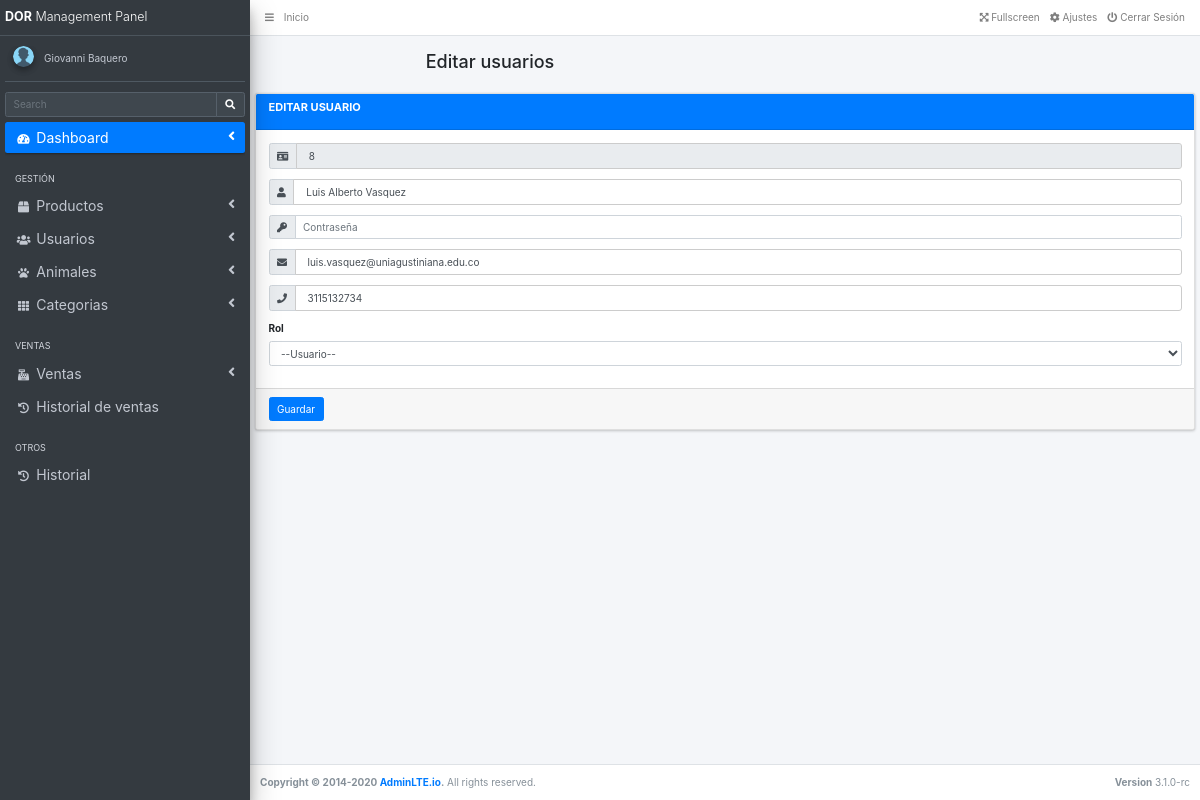
The app's page /Administracion/editar.php?editar=usuarios&id=8 (signed in), older data.
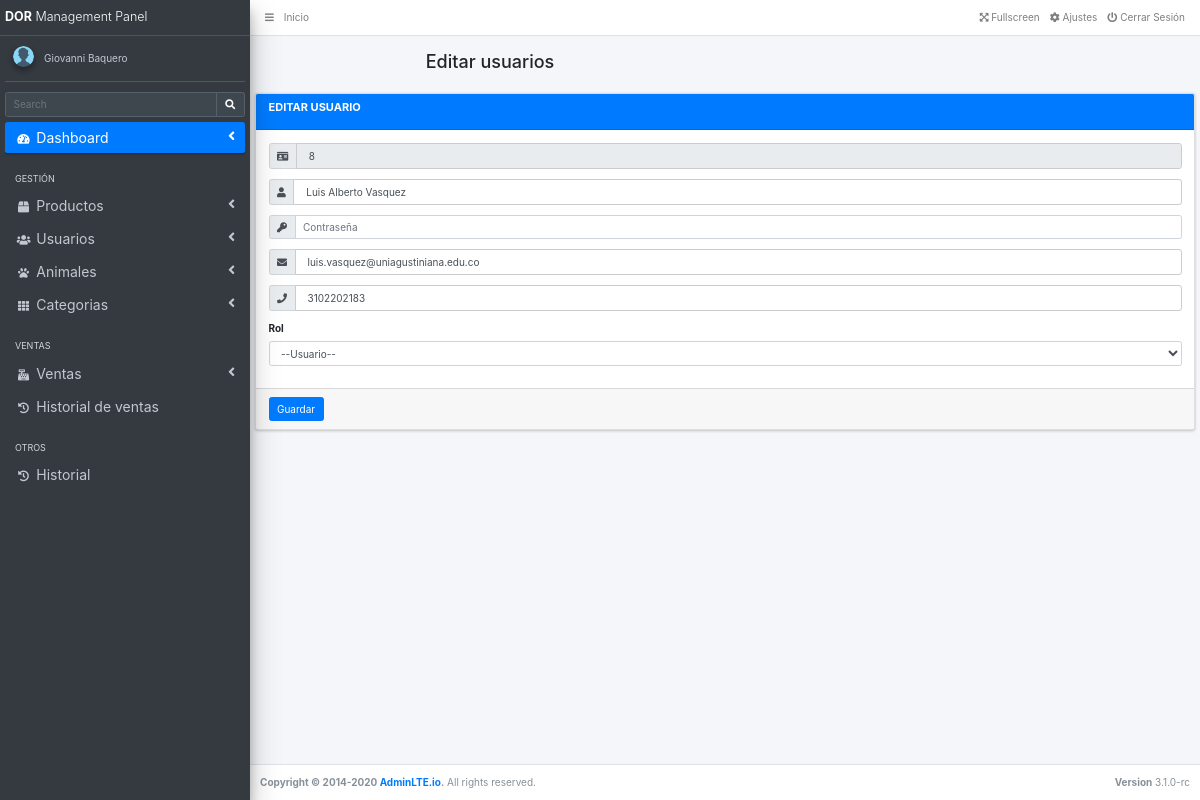
The same page, newer data.
### tables this page shows
CREATE TABLE `usuarios` (
  `idUsuario` int(10) NOT NULL,
  `nombreUsuario` varchar(50) NOT NULL,
  `correoUsuario` varchar(50) NOT NULL,
  `telefonoUsuario` bigint(10) NOT NULL,
  `passUsuario` varchar(60) NOT NULL,
  `rolUsuario` int(1) NOT NULL
);

### Administracion/editar.php (the view, shortened to what the changed rows need)
<!DOCTYPE html>
<html lang="en">
<head>
    <?php
    include('php/head.php');
    ?>
</head>
<body class="hold-transition sidebar-mini">
    <div class="wrapper">
        <div class="content-wrapper">
            <section class="content-header">
                <div class="container-fluid">
                    <div class="row mb-2">
                        <div class="col-sm-6">
                            <h1>Editar <?php echo $_GET['editar']; ?></h1>
                        </div>
                    </div>
                </div>
            </section>
            <section class="content">
                <?php
                include('../conexion.php');
                $categoria = $_GET['editar'];
                $id = $_GET['id'];
                if ($categoria == "usuarios") {
                    $query = "SELECT * FROM $categoria WHERE idUsuario = '$id'";
                    $result = mysqli_query($conexiondb, $query);
                    while ($row = mysqli_fetch_array($result)) {
                ?>
                        <div class="card card-primary">
                            <div class="card-header">
                                <h3 class="card-title"><b>EDITAR USUARIO</b></h3>
                            </div>
                            <form action="php/actualizarusuario.php" method="POST" id="editar_usuarios">
                                <div class="card-body">
                                    <div class="input-group mb-3">
                                        <div class="input-group-prepend">
                                            <span class="input-group-text"><i class="fas fa-id-card"></i></span>
                                        </div>
                                        <input type="number" name="id" class="form-control" placeholder="ID" value="<?php echo $row['idUsuario']; ?>" readonly>
                                    </div>
                                    <div class="input-group mb-3">
                                        <div class="input-group-prepend">
                                            <span class="input-group-text"><i class="fas fa-user"></i></span>
                                        </div>
                                        <input type="text" name="nombre" class="form-control" placeholder="Nombre" value="<?php echo $row['nombreUsuario']; ?>" required>
                                    </div>
                                    <div class="input-group mb-3">
                                        <div class="input-group-prepend">
                                            <span class="input-group-text"><i class="fas fa-key"></i></span>
                                        </div>
                                        <input type="password" name="password" class="form-control" placeholder="Contraseña">
                                    </div>
                                    <div class="input-group mb-3">
                                        <div class="input-group-prepend">
                                            <span class="input-group-text"><i class="fas fa-envelope"></i></span>
                                        </div>
                                        <input type="email" name="correo" class="form-control" placeholder="Correo electrónico" value="<?php echo $row['correoUsuario']; ?>" required>
                                    </div>
                                    <div class="input-group mb-3">
                                        <div class="input-group-prepend">
                                            <span class="input-group-text"><i class="fas fa-phone"></i></span>
                                        </div>
                                        <input type="number" name="telefono" class="form-control" placeholder="Teléfono" value="<?php echo $row['telefonoUsuario'] ?>" required>
                                    </div>
                                    <div class="form-group">
                                        <label>Rol</label>
                                        <select class="form-control" name="rol">
                                            <?php
                                            $rolusuario = $row['rolUsuario'];
                                            require('../conexion.php');
                                            $query2 = "SELECT * FROM roles WHERE idRol = '$rolusuario'";
                                            $result = mysqli_query($conexiondb, $query2);
                                            while ($row2 = mysqli_fetch_array($result)) {
                                            ?>
                                                <option value="<?php echo $row['rolUsuario'] ?>" selected>--<?php echo $row2['nombreRol']; ?>--</option>
                                            <?php } ?>
                                            <?php
                                            require('../conexion.php');
                                            $query2 = "SELECT * FROM roles";
                                            $result = mysqli_query($conexiondb, $query2);
                                            ?>
                                        </select>
                                    </div>
                                </div>
                                <div class="card-footer">
                                    <button type="submit" class="btn btn-primary">Guardar</button>
                                </div>
                            </form>
                        </div>
                    <?php } ?>
                <?php } ?>
            </section>
        </div>
    </div>
</body>
</html>

Row changes from the older to the newer data that the page shows:
changed usuarios "Luis Alberto Vasquez": telefono "3115132734" → "3102202183"
